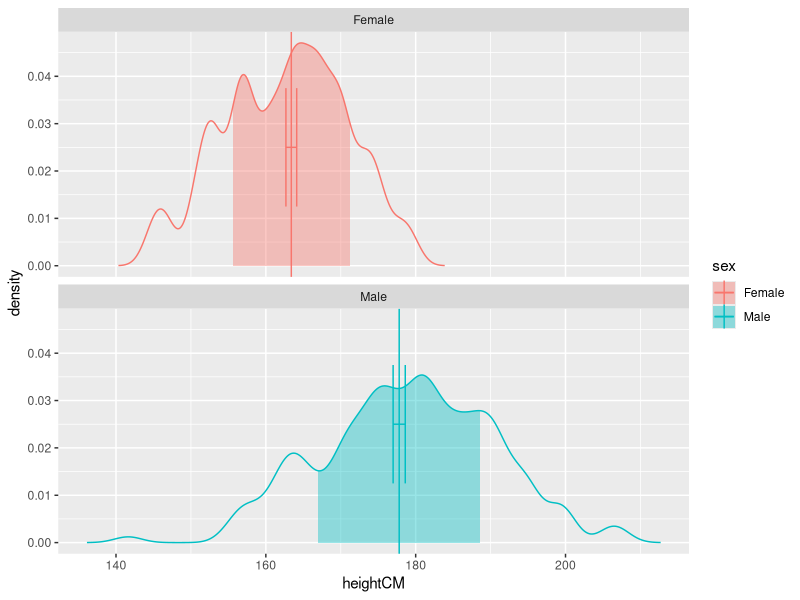

Reproduce this figure in R.
## ---- chunk 1
library("ggplot2")
h <- data.frame(sex=c('Male','Female'),
                n=c(179,118),
                mean=c(177.8,163.4),
                seOfMean=c(0.81,0.72),
                stringsAsFactors = FALSE)
h$sdOfIndividuals <- sqrt(h$n)*h$seOfMean
print(h)
pooledSD <- ((h[1,'n']-1)*h[1,'sdOfIndividuals']+(h[2,'n']-1)*h[2,'sdOfIndividuals'])/
  (h[1,'n']+h[2,'n']-2)
z <- (h[1,'mean']-h[2,'mean'])/(pooledSD/sqrt(h[1,'n']+h[2,'n']))
print(z)
d <- (h[1,'mean']-h[2,'mean'])/pooledSD
print(d)

# simulate 
set.seed(23525)
popMale <- rnorm(n=h[1,'n'],mean = h[1,'mean'], sd = sqrt(h[1,'n'])*h[1,'seOfMean'])
popFemale <- rnorm(n=h[2,'n'],mean = h[2,'mean'], sd = sqrt(h[2,'n'])*h[2,'seOfMean'])

sumCross <- 0
nCross <- 0
for(a in popMale) {
  for(b in popFemale) {
    sumCross <- sumCross + (a-b)^2
    nCross <- nCross + 1
  }
}
print(sqrt(sumCross/nCross))

sumMale <- 0
nMale <- 0
for(a in popMale) {
  for(b in popMale) {
    sumMale <- sumMale + (a-b)^2
    nMale <- nMale + 1
  }
}
print(sqrt(sumMale/nMale))
print(sd(popMale)*sqrt(2))
print(sqrt(sumCross/nCross)/sqrt(sumMale/nMale))

sumFemale <- 0
nFemale <- 0
for(a in popFemale) {
  for(b in popFemale) {
    sumFemale <- sumFemale + (a-b)^2
    nFemale <- nFemale + 1
  }
}
print(sqrt(sumFemale/nFemale))
print(sd(popFemale)*sqrt(2))
print(sqrt(sumCross/nCross)/sqrt(sumFemale/nFemale))

rat <- (sumCross/nCross)/((sumMale+sumFemale)/(nMale+nFemale))
print(rat)
print(1+d*d/2)

print(sqrt(rat))
print(sqrt(d*d/2+1))

print(sqrt(rat-1))
print(d/sqrt(2))

dpop <- rbind(data.frame(heightCM=popMale,sex='Male'),
              data.frame(heightCM=popFemale,sex="Female"))

h$sdOfINdividuals <- h$seOfMean*sqrt(h$n)

densM  = density(dpop$heightCM[dpop$sex=='Male'], adjust=0.5)
densF  = density(dpop$heightCM[dpop$sex=='Female'], adjust=0.5)
dens <- rbind(data.frame(heightCM=densM$x,density=densM$y,sex='Male'),
              data.frame(heightCM=densF$x,density=densF$y,sex='Female'))
dens$inBar <- ((dens$sex=='Female')&((dens$heightCM>=h[2,'mean']-h[2,'sdOfINdividuals'])&
  (dens$heightCM<=h[2,'mean']+h[2,'sdOfINdividuals']))) | 
   ((dens$sex=='Male')&((dens$heightCM>=h[1,'mean']-h[1,'sdOfINdividuals'])&
  (dens$heightCM<=h[1,'mean']+h[1,'sdOfINdividuals'])))
ggplot() +
  geom_line(data=dens,mapping=aes(x=heightCM,y=density,color=sex)) +
  geom_ribbon(data=dens[dens$inBar,,drop=FALSE],
              mapping=aes(x=heightCM,ymin=0,ymax=density,fill=sex),alpha=0.4) +
  geom_vline(data=h,mapping=aes(xintercept=mean,color=sex)) +
  geom_errorbarh(data=h,
                 mapping=aes(y=0.025,x=mean,xmin=mean-seOfMean,xmax=mean+seOfMean,color=sex),
                 height=0.025) + 
  facet_wrap(~sex,ncol=1)
## ---- chunk 2
h <- data.frame(sex=c('Male','Female'),
                n=c(2436,3311),
                mean=c(1750,1612),
                sdOfIndividuals=c(89.93,69.05),
                stringsAsFactors = FALSE)
print(h)
pooledSD <- ((h[1,'n']-1)*h[1,'sdOfIndividuals']+(h[2,'n']-1)*h[2,'sdOfIndividuals'])/
  (h[1,'n']+h[2,'n']-2)
z <- (h[1,'mean']-h[2,'mean'])/(pooledSD/sqrt(h[1,'n']+h[2,'n']))
print(z)
d <- (h[1,'mean']-h[2,'mean'])/pooledSD
print(d)
